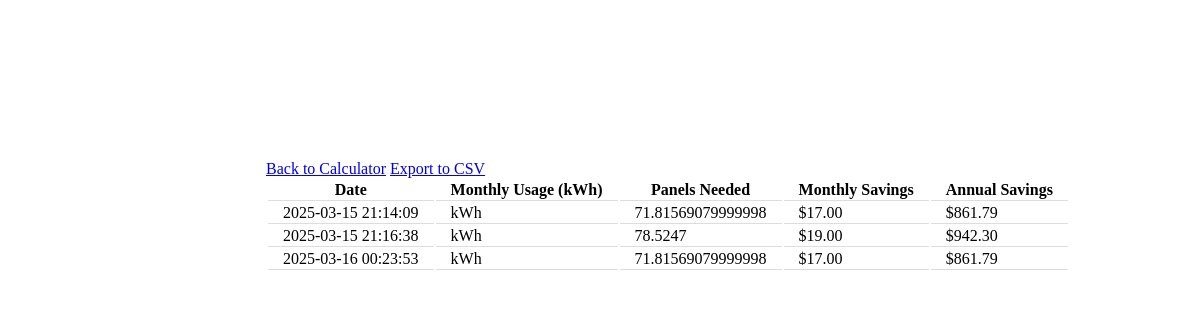
Before: /history with the older database file.
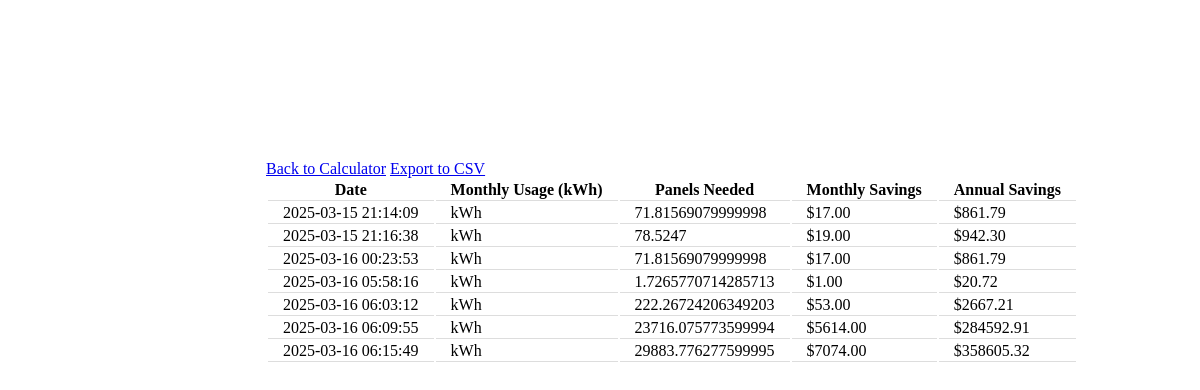
After: the same page with the newer database file.
### tables this page shows
CREATE TABLE calculations(
id INTEGER PRIMARY KEY AUTOINCREMENT,
total_KWH REAL NOT NULL DEFAULT 0,
monthly_savings REAL NOT NULL DEFAULT 0,
annual_savings REAL NOT NULL DEFAULT 0,
 calculation_date TIMESTAMP DEFAULT CURRENT_TIMESTAMP, panels_needed INT NOT NULL DEFAULT 0);

### app.py (the view)
@app.route("/history")
def history():
    calculations = get_all_calculations()
    return render_template("history.html", calculations=calculations)

### app.py (called while the page is built)
def get_all_calculations():
    conn = sqlite3.connect("microgrid.db")
    conn.row_factory = sqlite3.Row
    cursor = conn.cursor()
    cursor.execute("SELECT * FROM calculations")
    calculations = cursor.fetchall()
    conn.close()
    return calculations

### templates/history.html (shortened to what this page needs)
{% extends "layout.html" %}
{% block content %}
<div class="mb-3 d-flex justify-content-between">
    <a href="{{ url_for('index') }}" class="btn btn-outline-secondary">Back to Calculator</a>
    <a href="{{ url_for('export') }}" class="btn btn-success">Export to CSV</a>
</div>
{% if calculations %}
    <div class="table-responsive">
        <table class="table table-striped table-hover">
            <thead class="table-dark">
                <tr>
                    <th>Date</th>
                    <th>Monthly Usage (kWh)</th>
                    <th>Panels Needed</th>
                    <th>Monthly Savings</th>
                    <th>Annual Savings</th>
                </tr>
            </thead>
            <tbody>
                {% for calc in calculations %}
                <tr>
                    <td>{{ calc.calculation_date }}</td>
                    <td>{{ calc.monthly_kwh }} kWh</td>
                    <td>{{ calc.panels_needed }}</td>
                    <td>${{ "%.2f"|format(calc.monthly_savings) }}</td>
                    <td>${{ "%.2f"|format(calc.annual_savings) }}</td>
                </tr>
                {% endfor %}
            </tbody>
        </table>
    </div>
{% else %}
    <div class="alert alert-info">No calculations found. Try calculating some savings first!</div>
{% endif %}
{% endblock %}

### templates/layout.html (shortened to what this page needs)
<!DOCTYPE html>
<html lang="en">
    <head>
        <link href="/static/styles.css" rel="stylesheet">
    </head>
    <body>
<div class="container mt-4">
    {% block content %}{% endblock %}
</div>
    </body>
</html>

### static/styles.css (style rules this page uses)
div { padding-left: 15px; padding-right: 15px; }
table { width:auto; }
th { padding-left: 15px; padding-right: 15px; text-align: center; border-bottom: 1px solid #ddd; }
td { text-align: left; border-bottom: 1px solid #ddd; padding-left: 15px; padding-right: 15px; vertical-align: top; }
.container { position: fixed; top: 20%; left: 28%; margin-left: -100px; border-radius: 7px; }

Changed rows visible on the page:
added calculations: calculation_date "2025-03-16 05:58:16", panels_needed "1.7265770714285713", monthly_savings "1.00", annual_savings "20.72"
added calculations: calculation_date "2025-03-16 06:03:12", panels_needed "222.26724206349203", monthly_savings "53.00", annual_savings "2667.21"
added calculations: calculation_date "2025-03-16 06:09:55", panels_needed "23716.075773599994", monthly_savings "5614.00", annual_savings "284592.91"
added calculations: calculation_date "2025-03-16 06:15:49", panels_needed "29883.776277599995", monthly_savings "7074.00", annual_savings "358605.32"
